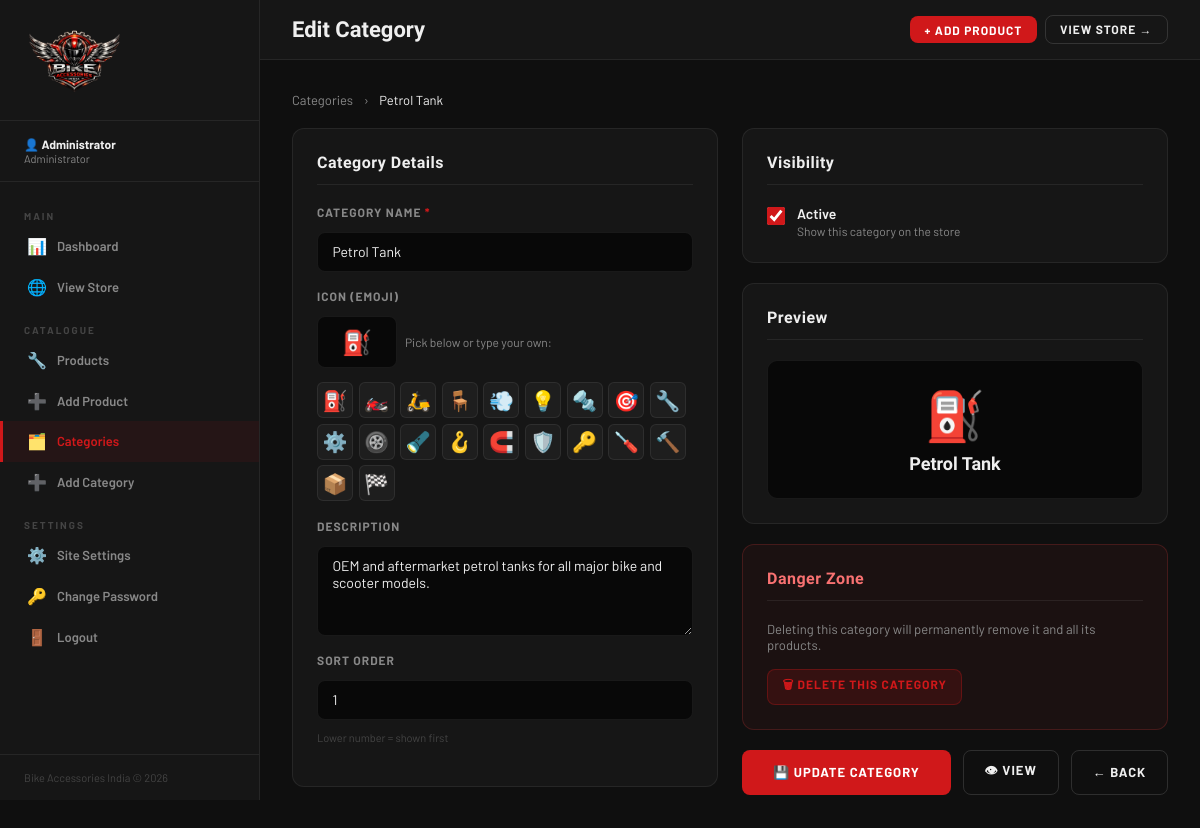
Screenshot of /admin/categories/edit.php?id=1 (signed in) with the database file from the repository.
### tables this page shows
CREATE TABLE IF NOT EXISTS categories (
    id INT AUTO_INCREMENT PRIMARY KEY,
    name VARCHAR(200) NOT NULL,
    slug VARCHAR(200) NOT NULL UNIQUE,
    icon VARCHAR(10) DEFAULT '🔧',
    description TEXT,
    sort_order INT DEFAULT 0,
    is_active TINYINT(1) DEFAULT 1,
    created_at TIMESTAMP DEFAULT CURRENT_TIMESTAMP,
    updated_at TIMESTAMP DEFAULT CURRENT_TIMESTAMP ON UPDATE CURRENT_TIMESTAMP
);

### includes/config.php (called while the page is built, shortened)
<?php
function db(): PDO {
    static $pdo = null;
    if ($pdo === null) {
        try {
            $dsn = "mysql:host=" . DB_HOST . ";dbname=" . DB_NAME . ";charset=" . DB_CHARSET;
            $pdo = new PDO($dsn, DB_USER, DB_PASS, [
                PDO::ATTR_ERRMODE            => PDO::ERRMODE_EXCEPTION,
                PDO::ATTR_DEFAULT_FETCH_MODE => PDO::FETCH_ASSOC,
                PDO::ATTR_EMULATE_PREPARES   => false,
            ]);
        } catch (PDOException $e) {
            die(json_encode(['error' => 'Database connection failed: ' . $e->getMessage()]));
        }
    }
    return $pdo;
}

### includes/functions.php (called while the page is built, shortened)
<?php
require_once __DIR__ . '/config.php';
function getCategoryById(int $id): ?array {
    $st = db()->prepare("SELECT * FROM categories WHERE id = ?");
    $st->execute([$id]);
    return $st->fetch() ?: null;
}

### admin/categories/edit.php (the view, shortened to what this page needs)
<?php
require_once __DIR__ . '/../../includes/functions.php';
require_once __DIR__ . '/../_layout.php';
$id  = (int)($_GET['id'] ?? 0);
$cat = getCategoryById($id);
$emojiOptions = ['⛽','🏍️','🛵','🪑','💨','💡','🔩','🎯','🔧','⚙️','🛞','🔦','🪝','🧲','🛡️','🔑','🪛','🔨','📦','🏁'];
?>
<div style="margin-bottom:1.25rem;font-size:13px;color:var(--text-muted)">
  <a href="<?= BASE_URL ?>/admin/categories/" style="color:var(--text-muted)">Categories</a>
  <span style="margin:0 .5rem">›</span>
  <span style="color:var(--chrome-light)"><?= htmlspecialchars($cat['name']) ?></span>
</div>
<form method="POST" class="admin-form">
  <div class="form-grid-2">
    <div>
      <div class="form-card">
        <div class="form-card-title">Category Details</div>
        <div class="form-group">
          <label>Category Name <span class="req">*</span></label>
          <input type="text" name="name" value="<?= htmlspecialchars($cat['name']) ?>" required>
        </div>
        <div class="form-group">
          <label>Icon (Emoji)</label>
          <div style="display:flex;gap:.5rem;align-items:center">
            <input type="text" name="icon" id="icon-input" value="<?= htmlspecialchars($cat['icon']) ?>" maxlength="10" style="width:80px;font-size:24px;text-align:center">
            <div style="font-size:12px;color:var(--text-muted)">Pick below or type your own:</div>
          </div>
          <div class="emoji-picker">
            <?php foreach ($emojiOptions as $em): ?>
            <button type="button" class="emoji-opt" onclick="document.getElementById('icon-input').value='<?= $em ?>'; document.getElementById('preview-icon').textContent='<?= $em ?>'"><?= $em ?></button>
            <?php endforeach; ?>
          </div>
        </div>
        <div class="form-group">
          <label>Description</label>
          <textarea name="description" rows="3"><?= htmlspecialchars($cat['description'] ?? '') ?></textarea>
        </div>
        <div class="form-group">
          <label>Sort Order</label>
          <input type="number" name="sort_order" value="<?= htmlspecialchars($cat['sort_order'] ?? 0) ?>" min="0">
          <div class="form-hint">Lower number = shown first</div>
        </div>
      </div>
    </div>
    <div>
      <div class="form-card">
        <div class="form-card-title">Visibility</div>
        <div class="form-check-group">
          <label class="form-check">
            <input type="checkbox" name="is_active" value="1" <?= $cat['is_active'] ? 'checked' : '' ?>>
            <span class="form-check-label">
              <span class="fck-title">Active</span>
              <span class="fck-desc">Show this category on the store</span>
            </span>
          </label>
        </div>
      </div>
      <div class="form-card">
        <div class="form-card-title">Preview</div>
        <div style="background:var(--black);border:1px solid var(--border);border-radius:10px;padding:1.5rem;text-align:center">
          <div style="font-size:48px" id="preview-icon"><?= $cat['icon'] ?></div>
          <div style="font-family:'Barlow Condensed',sans-serif;font-size:18px;font-weight:800;color:var(--chrome-light);margin-top:.5rem" id="preview-name"><?= htmlspecialchars($cat['name']) ?></div>
        </div>
      </div>
      <div class="form-card" style="background:rgba(239,68,68,.05);border-color:rgba(239,68,68,.2)">
        <div class="form-card-title" style="color:#f87171">Danger Zone</div>
        <p style="font-size:13px;color:var(--text-muted);margin-bottom:1rem">Deleting this category will permanently remove it and all its products.</p>
        <form method="POST" action="<?= BASE_URL ?>/admin/categories/" onsubmit="return confirm('DELETE category &quot;<?= addslashes($cat['name']) ?>&quot; and ALL its products? This cannot be undone.')">
          <button type="submit" class="btn btn-danger btn-sm">🗑 Delete This Category</button>
        </form>
      </div>
      <div style="display:flex;gap:.75rem;margin-top:1rem">
        <button type="submit" class="btn btn-red" style="flex:1;justify-content:center">💾 Update Category</button>
        <a href="<?= BASE_URL ?>/pages/categories/<?= $cat['slug'] ?>.php" class="btn btn-ghost" target="_blank">👁 View</a>
        <a href="<?= BASE_URL ?>/admin/categories/" class="btn btn-ghost">← Back</a>
      </div>
    </div>
  </div>
</form>
<?php require_once __DIR__ . '/../_layout_end.php'; ?>

### assets/css/admin.css (style rules this page uses)
:root { --red:#D0181A;--red-dark:#9A0F11; --chrome-light:#EFEFEF;--chrome:#C8C8C8; --black:#080808;--dark:#0F0F0F;--dark2:#161616;--dark3:#1E1E1E;--dark4:#272727; --text:#E8E8E8;--text-muted:#888;--text-dim:#444; --border:rgba(255,255,255,0.07);--border-md:rgba(255,255,255,0.13);--border-red:rgba(208,24,26,0.35); --sidebar-w:260px; }
*,*::before,*::after { box-sizing:border-box;margin:0;padding:0 }
html { scroll-behavior:smooth }
body { font-family:'Barlow',sans-serif;background:var(--dark);color:var(--text);min-height:100vh;display:flex;flex-direction:column }
a { text-decoration:none;color:inherit }
button { cursor:pointer;font-family:'Barlow',sans-serif }
.btn { display:inline-flex;align-items:center;justify-content:center;gap:8px;font-family:'Barlow',sans-serif;font-weight:700;letter-spacing:1px;text-transform:uppercase;border:none;border-radius:8px;cursor:pointer;transition:all .22s;white-space:nowrap }
.btn-red { background:var(--red);color:#fff;padding:.7rem 1.5rem;font-size:13px }
.btn-ghost { background:transparent;color:var(--chrome-light);border:1.5px solid var(--border-md);padding:.65rem 1.3rem;font-size:13px }
.btn-sm { padding:.4rem .9rem;font-size:12px }
.btn-danger { background:rgba(208,24,26,.15);color:var(--red);border:1px solid var(--border-red);padding:.4rem .9rem;font-size:12px }
.form-group { display:flex;flex-direction:column;gap:.4rem }
.form-hint { font-size:11px;color:var(--text-muted);margin-top:.2rem }
.form-check { display:flex;align-items:center;gap:8px;cursor:pointer;font-size:14px;color:var(--text) }
.form-check input[type=checkbox] { width:16px;height:16px;accent-color:var(--red);cursor:pointer }
.admin-form .form-grid-2 { display:grid;grid-template-columns:1fr 1fr;gap:1.5rem;align-items:start }
.form-card { background:var(--dark2);border:1px solid var(--border);border-radius:12px;padding:1.5rem;margin-bottom:1.25rem }
.form-card-title { font-family:'Barlow Condensed',sans-serif;font-size:16px;font-weight:800;color:var(--chrome-light);letter-spacing:.5px;margin-bottom:1.25rem;padding-bottom:.75rem;border-bottom:1px solid var(--border) }
.form-group { margin-bottom:1.1rem }
.form-group label { display:block;font-size:12px;font-weight:700;color:var(--text-muted);text-transform:uppercase;letter-spacing:1px;margin-bottom:.4rem }
.form-group input,.form-group select,.form-group textarea { width:100%;background:var(--black);border:1px solid var(--border);color:var(--chrome-light);padding:.65rem .9rem;border-radius:8px;font-size:14px;font-family:'Barlow',sans-serif;transition:border-color .2s;box-sizing:border-box }
.form-group textarea { resize:vertical;min-height:90px }
.form-hint { font-size:11px;color:var(--text-dim);margin-top:.3rem }
.req { color:var(--red) }
.form-check-group { display:flex;flex-direction:column;gap:.75rem }
.form-check { display:flex;align-items:flex-start;gap:.75rem;cursor:pointer }
.form-check input[type=checkbox] { width:18px;height:18px;accent-color:var(--red);flex-shrink:0;margin-top:2px;cursor:pointer }
.form-check-label { display:flex;flex-direction:column;gap:2px }
.fck-title { font-size:14px;font-weight:600;color:var(--chrome-light) }
.fck-desc { font-size:12px;color:var(--text-muted) }
.btn-danger { background:rgba(208,24,26,.15);border:1px solid rgba(208,24,26,.3);color:var(--red) }
.emoji-picker { display:flex;flex-wrap:wrap;gap:.35rem;margin-top:.5rem }
.emoji-opt { background:var(--dark3);border:1px solid var(--border);border-radius:6px;width:36px;height:36px;font-size:20px;cursor:pointer;display:flex;align-items:center;justify-content:center;transition:border-color .2s }

### rows the page displays
categories: name "Petrol Tank", icon "⛽", description "OEM and aftermarket petrol tanks for all major bike and scooter models.", sort_order "1", is_active "☑"

### other values shown
$adminName "Administrator"
$pageTitle "Edit Category"
$em "⛽"
$em "🏍️"
$em "🛵"
$em "🪑"
$em "💨"
$em "💡"
$em "🔩"
$em "🎯"
$em "🔧"
$em "⚙️"
$em "🛞"
$em "🔦"
$em "🪝"
